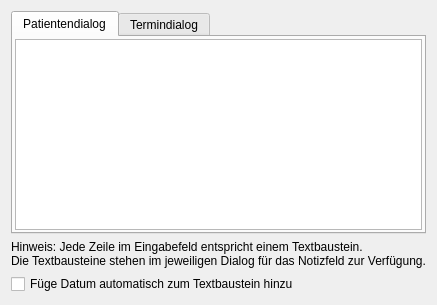
<?xml version="1.0" encoding="UTF-8"?>
<ui version="4.0">
 <class>ConfTextModules</class>
 <widget class="QWidget" name="ConfTextModules">
  <property name="geometry">
   <rect>
    <x>0</x>
    <y>0</y>
    <width>400</width>
    <height>305</height>
   </rect>
  </property>
  <property name="windowTitle">
   <string>Form</string>
  </property>
  <layout class="QGridLayout" name="gridLayout">
   <item row="0" column="0">
    <widget class="QTabWidget" name="tabWidget">
     <property name="currentIndex">
      <number>0</number>
     </property>
     <widget class="QWidget" name="tab">
      <attribute name="title">
       <string>Patientendialog</string>
      </attribute>
      <layout class="QGridLayout" name="gridLayout_2">
       <property name="margin">
        <number>2</number>
       </property>
       <item row="0" column="0">
        <widget class="QPlainTextEdit" name="tmPatientDlg">
         <property name="lineWrapMode">
          <enum>QPlainTextEdit::NoWrap</enum>
         </property>
        </widget>
       </item>
      </layout>
     </widget>
     <widget class="QWidget" name="tab_2">
      <attribute name="title">
       <string>Termindialog</string>
      </attribute>
      <layout class="QGridLayout" name="gridLayout_3">
       <property name="margin">
        <number>2</number>
       </property>
       <item row="0" column="0">
        <widget class="QPlainTextEdit" name="tmDateDlg">
         <property name="lineWrapMode">
          <enum>QPlainTextEdit::NoWrap</enum>
         </property>
        </widget>
       </item>
      </layout>
     </widget>
    </widget>
   </item>
   <item row="1" column="0">
    <widget class="QLabel" name="label">
     <property name="text">
      <string>Hinweis: Jede Zeile im Eingabefeld entspricht einem Textbaustein.
Die Textbausteine stehen im jeweiligen Dialog für das Notizfeld zur Verfügung.</string>
     </property>
    </widget>
   </item>
   <item row="2" column="0">
    <widget class="QCheckBox" name="cbAddDate">
     <property name="text">
      <string>Füge Datum automatisch zum Textbaustein hinzu</string>
     </property>
    </widget>
   </item>
  </layout>
 </widget>
 <resources/>
 <connections/>
</ui>
